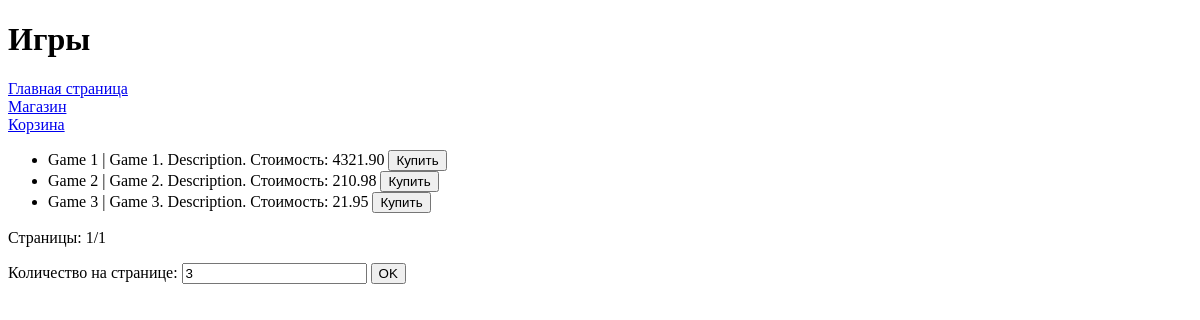
/platform/games/?per_page=3&page=2, run on an earlier commit of the app's database.
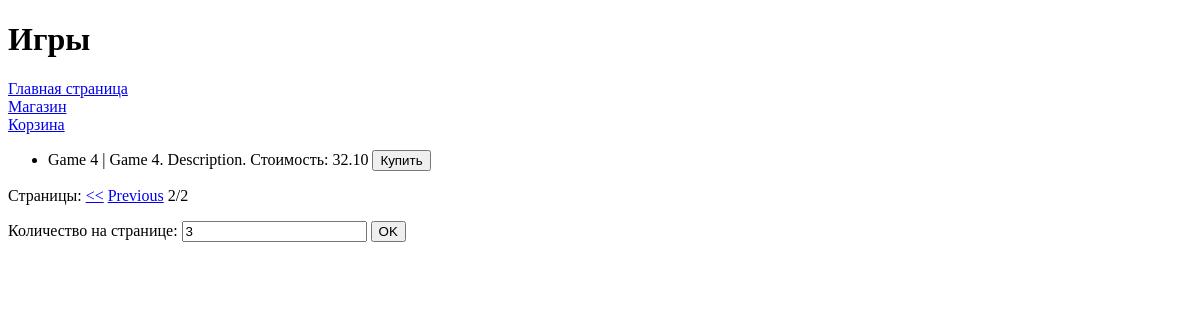
And on a later commit of the database.
### task1/models.py (models this page shows, shortened)
class Game(models.Model):
    title = models.CharField(max_length=300)
    cost = models.DecimalField(decimal_places=2, max_digits=7)
    size = models.DecimalField(decimal_places=2, max_digits=7)
    description = models.TextField()
    age_limited = models.BooleanField(default=False)
    buyer = models.ManyToManyField(Buyer)

### task1/views.py (the view)
# urls.py: path('platform/games/', games),
def games(request):
    if not (per_page := request.POST.get('per_page')):
        per_page = request.GET.get('per_page')
    per_page = int(per_page) if per_page is not None and per_page.isdigit() else 3
    paginator = Paginator(Game.objects.all(), per_page)
    page_number = request.GET.get('page')
    context = {
        'title': 'Игры',
        'page_games': paginator.get_page(page_number)
    }
    return render(request, 'games.html', context)

### templates/games.html (shortened to what this page needs)
{% extends "menu.html" %}{% block content %}
    <ul>
{% for item in page_games %}        <li>{{item.title}} | {{item.description}} Стоимость: {{item.cost}} <button>Купить</button></li>
{% endfor %}    </ul>
    <div class="pagination">
        <p>
            Страницы: {% if page_games.has_previous %}<a href="?per_page={{ page_games.paginator.per_page }}&page=1"><<</a>
            <a href="?per_page={{ page_games.paginator.per_page }}&page={{ page_games.previous_page_number }}">Previous</a>{% endif %}
            {{ page_games.number }}/{{ page_games.paginator.num_pages }}
        </p>
        <form method="post">
            <label>Количество на странице: </label>
            <input type="number" name="per_page" min="1" value="{{ page_games.paginator.per_page }}">
            <button type="submit">OK</button>
        </form>
    </div>{% endblock %}

What changed in the data, as far as the page shows it:
no longer on this page (row unchanged): Game: title "Game 1", description "Game 1. Description.", cost "4321.90"
no longer on this page (row unchanged): Game: title "Game 2", description "Game 2. Description.", cost "210.98"
no longer on this page (row unchanged): Game: title "Game 3", description "Game 3. Description.", cost "21.95"
added Game: title "Game 4", description "Game 4. Description.", cost "32.10"
Also different on the page:
{{ page_games.number }}: "1" → "2"
{{ page_games.paginator.num_pages }}: "1" → "2"
text now shown: "<< Previous"
